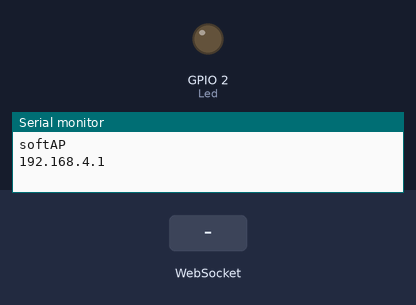
Bench run of a sketch on a simulated ESP32. On the bench: output pins drawn as LEDs (lit = HIGH), the last lines printed to the serial monitor. The inputs (shaded band) are chosen by the test bench. Storage starts empty.

Above: at 1.2 s.
1.3 s: WebSocket text "Led esta en ON" received
At 2.0 s:
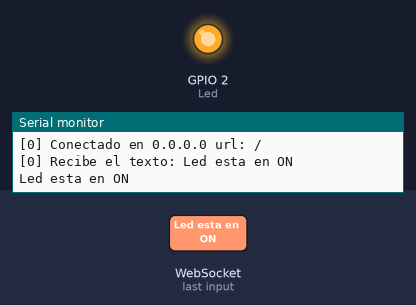
2.8 s: WebSocket text "Led esta en OFF" received
At 3.1 s:
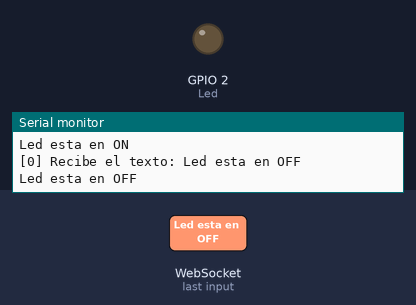
Timing chart, 0 to 5.8 s (numbered marks = the images above; inputs shaded):
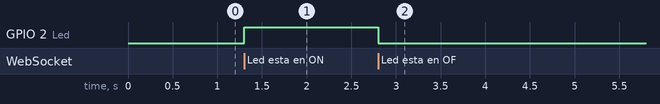

The sketch:

websockets.ino
```cpp
#include <WiFi.h>
#include <ESPAsyncWebServer.h>
#include "SPIFFS.h"
#include <WebSocketsServer.h>

#define Led 2

AsyncWebServer server(80);
WebSocketsServer websockets(81);

void notFound(AsyncWebServerRequest *request)
{
  request->send(404, "text/plain", "¡Página no encontrada!");
}

void webSocketEvent(uint8_t num, WStype_t type, uint8_t * payload, size_t length) {

  switch (type)
  {
    case WStype_DISCONNECTED:
      Serial.printf("[%u] ¡Desconectado!\n", num);
      break;
    case WStype_CONNECTED: {
        IPAddress ip = websockets.remoteIP(num);
        Serial.printf("[%u] Conectado en %d.%d.%d.%d url: %s\n", num, ip[0], ip[1], ip[2], ip[3], payload);

        websockets.sendTXT(num, "Conectado en servidor:");
      }
      break;
    case WStype_TEXT:
      Serial.printf("[%u] Recibe el texto: %s\n", num, payload);
      String mensaje = String((char*)( payload));
      Serial.println(mensaje);

      if(mensaje == "Led esta en OFF"){
        digitalWrite(Led,LOW);
      }

      if(mensaje == "Led esta en ON"){
        digitalWrite(Led,HIGH);
      }
  }
}

void setup(void)
{

  Serial.begin(115200);
  pinMode(Led, OUTPUT);

  WiFi.softAP("PuntoAcceso", "");
  Serial.println("softAP");
  Serial.println("");
  Serial.println(WiFi.softAPIP());

  if(!SPIFFS.begin(true)){
    Serial.println("A ocurrido un error al montar SPIFFS");
    return;
  }

  server.on("/", HTTP_GET, [](AsyncWebServerRequest * request)
  {
   request->send(SPIFFS, "/index.html", "text/html");
  });

  server.onNotFound(notFound);

  server.begin();
  websockets.begin();
  websockets.onEvent(webSocketEvent);
}

void loop(void)
{
 websockets.loop();
}
```

Measured:
- after the input at 1.3 s, GPIO 2 (Led): LOW → HIGH at once
- after the input at 2.8 s, GPIO 2 (Led): HIGH → LOW at once
